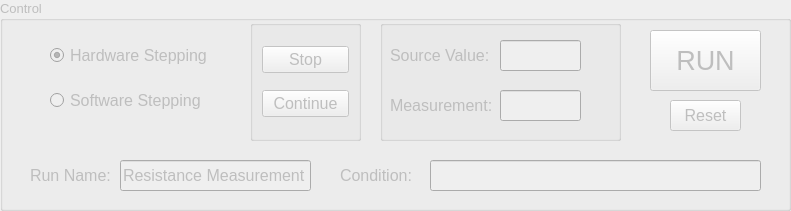
         <widget class="QGroupBox" name="groupBox_3">
          <property name="enabled">
           <bool>false</bool>
          </property>
          <property name="geometry">
           <rect>
            <x>10</x>
            <y>380</y>
            <width>791</width>
            <height>211</height>
           </rect>
          </property>
          <property name="font">
           <font>
            <pointsize>10</pointsize>
           </font>
          </property>
          <property name="title">
           <string>Control </string>
          </property>
          <widget class="QGroupBox" name="groupBox_stop_continue">
           <property name="enabled">
            <bool>false</bool>
           </property>
           <property name="geometry">
            <rect>
             <x>250</x>
             <y>20</y>
             <width>111</width>
             <height>121</height>
            </rect>
           </property>
           <property name="title">
            <string/>
           </property>
           <layout class="QVBoxLayout" name="verticalLayout">
            <item>
             <widget class="QPushButton" name="pushButton_Stop">
              <property name="font">
               <font>
                <pointsize>12</pointsize>
               </font>
              </property>
              <property name="text">
               <string>Stop</string>
              </property>
             </widget>
            </item>
            <item>
             <widget class="QPushButton" name="pushButton_Continue">
              <property name="font">
               <font>
                <pointsize>12</pointsize>
               </font>
              </property>
              <property name="text">
               <string>Continue</string>
              </property>
             </widget>
            </item>
           </layout>
          </widget>
          <widget class="QGroupBox" name="groupBox_source">
           <property name="enabled">
            <bool>false</bool>
           </property>
           <property name="geometry">
            <rect>
             <x>380</x>
             <y>20</y>
             <width>241</width>
             <height>121</height>
            </rect>
           </property>
           <property name="title">
            <string/>
           </property>
           <widget class="QLineEdit" name="lineEdit_source">
            <property name="geometry">
             <rect>
              <x>120</x>
              <y>20</y>
              <width>81</width>
              <height>31</height>
             </rect>
            </property>
            <property name="font">
             <font>
              <pointsize>12</pointsize>
             </font>
            </property>
           </widget>
           <widget class="QLabel" name="label_18">
            <property name="geometry">
             <rect>
              <x>10</x>
              <y>20</y>
              <width>111</width>
              <height>31</height>
             </rect>
            </property>
            <property name="font">
             <font>
              <pointsize>12</pointsize>
             </font>
            </property>
            <property name="text">
             <string>Source Value:</string>
            </property>
           </widget>
           <widget class="QLabel" name="label_source_unit">
            <property name="geometry">
             <rect>
              <x>210</x>
              <y>20</y>
              <width>31</width>
              <height>31</height>
             </rect>
            </property>
            <property name="font">
             <font>
              <pointsize>12</pointsize>
             </font>
            </property>
            <property name="text">
             <string/>
            </property>
           </widget>
           <widget class="QLabel" name="label_19">
            <property name="geometry">
             <rect>
              <x>10</x>
              <y>70</y>
              <width>111</width>
              <height>31</height>
             </rect>
            </property>
            <property name="font">
             <font>
              <pointsize>12</pointsize>
             </font>
            </property>
            <property name="text">
             <string>Measurement:</string>
            </property>
           </widget>
           <widget class="QLineEdit" name="lineEdit_measurement">
            <property name="geometry">
             <rect>
              <x>120</x>
              <y>70</y>
              <width>81</width>
              <height>31</height>
             </rect>
            </property>
            <property name="font">
             <font>
              <pointsize>12</pointsize>
             </font>
            </property>
           </widget>
           <widget class="QLabel" name="label_measurement_unit">
            <property name="geometry">
             <rect>
              <x>210</x>
              <y>70</y>
              <width>31</width>
              <height>31</height>
             </rect>
            </property>
            <property name="font">
             <font>
              <pointsize>12</pointsize>
             </font>
            </property>
            <property name="text">
             <string/>
            </property>
           </widget>
          </widget>
          <widget class="QPushButton" name="pushButton_run">
           <property name="geometry">
            <rect>
             <x>650</x>
             <y>30</y>
             <width>111</width>
             <height>61</height>
            </rect>
           </property>
           <property name="font">
            <font>
             <pointsize>20</pointsize>
            </font>
           </property>
           <property name="text">
            <string>RUN</string>
           </property>
          </widget>
          <widget class="QLabel" name="label_11">
           <property name="geometry">
            <rect>
             <x>340</x>
             <y>160</y>
             <width>81</width>
             <height>31</height>
            </rect>
           </property>
           <property name="font">
            <font>
             <pointsize>12</pointsize>
            </font>
           </property>
           <property name="text">
            <string>Condition:</string>
           </property>
          </widget>
          <widget class="QLineEdit" name="lineEdit_condition">
           <property name="geometry">
            <rect>
             <x>430</x>
             <y>160</y>
             <width>331</width>
             <height>31</height>
            </rect>
           </property>
           <property name="font">
            <font>
             <pointsize>11</pointsize>
            </font>
           </property>
          </widget>
          <widget class="QLabel" name="label_39">
           <property name="geometry">
            <rect>
             <x>30</x>
             <y>160</y>
             <width>81</width>
             <height>31</height>
            </rect>
           </property>
           <property name="font">
            <font>
             <pointsize>12</pointsize>
            </font>
           </property>
           <property name="text">
            <string>Run Name:</string>
           </property>
          </widget>
          <widget class="QLineEdit" name="lineEdit_run_name">
           <property name="geometry">
            <rect>
             <x>120</x>
             <y>160</y>
             <width>191</width>
             <height>31</height>
            </rect>
           </property>
           <property name="font">
            <font>
             <pointsize>12</pointsize>
            </font>
           </property>
           <property name="text">
            <string>Resistance Measurement</string>
           </property>
          </widget>
          <widget class="QPushButton" name="pushButton_reset">
           <property name="enabled">
            <bool>false</bool>
           </property>
           <property name="geometry">
            <rect>
             <x>670</x>
             <y>100</y>
             <width>71</width>
             <height>31</height>
            </rect>
           </property>
           <property name="font">
            <font>
             <pointsize>12</pointsize>
            </font>
           </property>
           <property name="text">
            <string>Reset</string>
           </property>
          </widget>
          <widget class="QRadioButton" name="radioButton_hardware">
           <property name="geometry">
            <rect>
             <x>50</x>
             <y>40</y>
             <width>161</width>
             <height>31</height>
            </rect>
           </property>
           <property name="font">
            <font>
             <pointsize>12</pointsize>
            </font>
           </property>
           <property name="text">
            <string>Hardware Stepping</string>
           </property>
           <property name="checked">
            <bool>true</bool>
           </property>
          </widget>
          <widget class="QRadioButton" name="radioButton_software">
           <property name="geometry">
            <rect>
             <x>50</x>
             <y>90</y>
             <width>161</width>
             <height>21</height>
            </rect>
           </property>
           <property name="font">
            <font>
             <pointsize>12</pointsize>
            </font>
           </property>
           <property name="text">
            <string>Software Stepping</string>
           </property>
          </widget>
         </widget>
